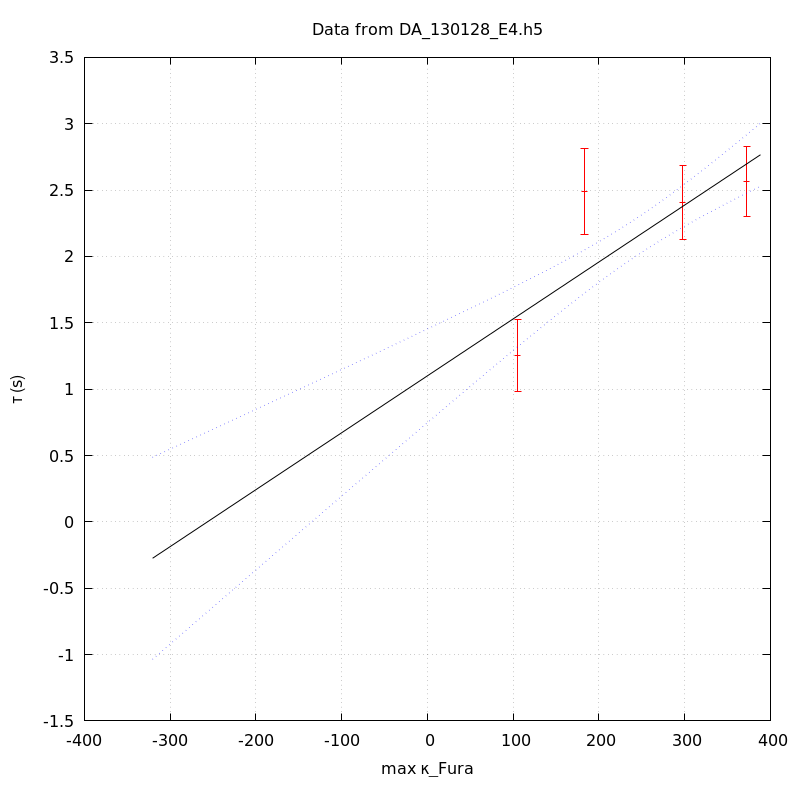

Generate this figure with gnuplot:
unset key
set grid
set ylabel 'τ (s)'
set xlabel 'max κ_Fura' noenhanced
set title 'Data from DA_130128_E4.h5' noenhanced
set xrange [-1000<*:*]
plot 'DA_130128_E4_aba_tau_vs_max_kappa' index 0 using 1:2:(1.96*$3) linecolor rgb 'red' with yerrorbars,\
'' index 1 using 1:2 with lines linecolor rgb 'black',\
'' index 1 using 1:3 with lines linecolor rgb 'blue' lt 'dotted',\
'' index 1 using 1:4 with lines linecolor rgb 'blue' lt 'dotted'
